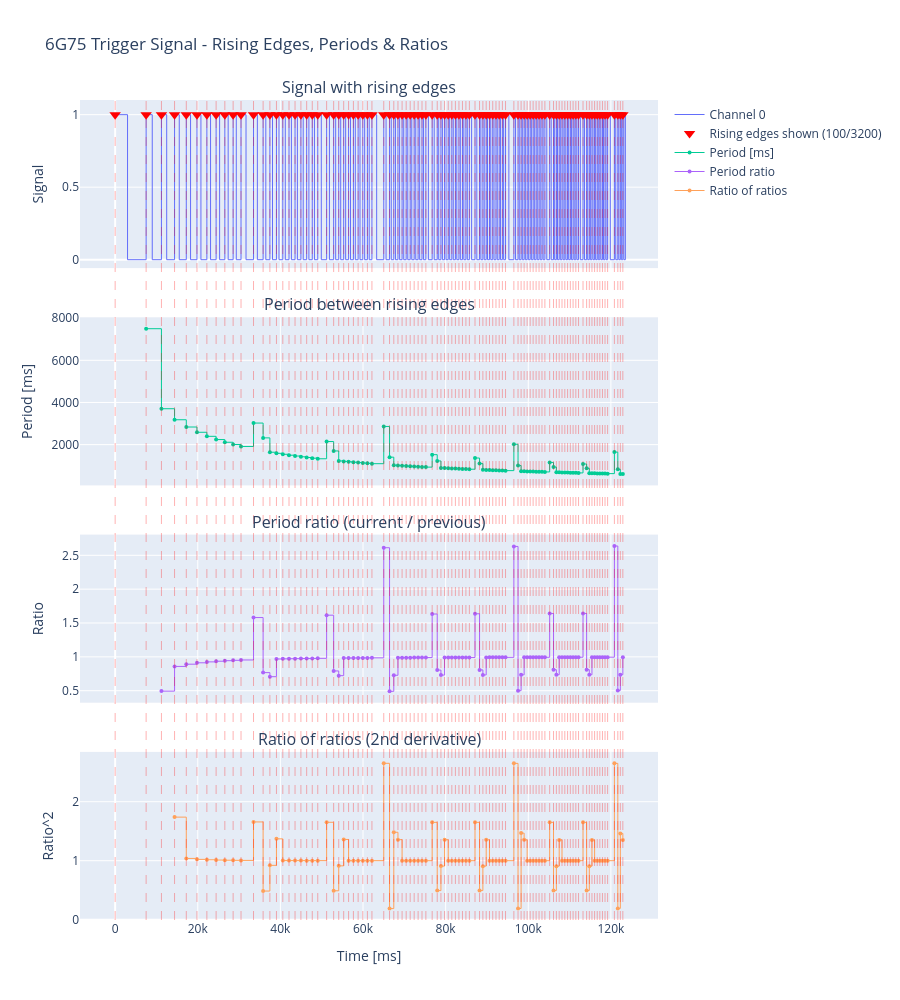

Here is the notebook cell this chart was saved with:
### Code cell
# Fast rising-edge detection and bounded plotting
EDGE_THRESHOLD = 0.5
MAX_PLOT_EDGES = 100  # Set to None to plot all detected edges

# Use NumPy arrays for faster edge detection than pandas diff/masking
signal_arr = np.asarray(signal, dtype=float)
time_ms_arr = np.asarray(time_ms, dtype=float)

rising_idx = np.flatnonzero((signal_arr[1:] > EDGE_THRESHOLD) & (signal_arr[:-1] <= EDGE_THRESHOLD)) + 1
rising_times_arr = time_ms_arr[rising_idx]
rising_times_ms = pd.Series(rising_times_arr)

total_edges = len(rising_times_arr)
if MAX_PLOT_EDGES is None or MAX_PLOT_EDGES <= 0 or MAX_PLOT_EDGES >= total_edges:
    plot_edges = total_edges
else:
    plot_edges = int(MAX_PLOT_EDGES)

print(f"Found {total_edges} rising edges")
if plot_edges < total_edges:
    print(f"Plotting first {plot_edges} rising edges (set MAX_PLOT_EDGES=None to plot all)")

plot_rising_idx = rising_idx[:plot_edges]
plot_rising_times = time_ms_arr[plot_rising_idx]

# Limit the actual plotted waveform data to the same edge window (+1 edge interval margin).
if plot_edges > 0:
    first_plot_idx = int(plot_rising_idx[0])
    if plot_edges < total_edges:
        next_after_last = int(rising_idx[plot_edges])
        last_plot_idx = min(len(signal_arr), next_after_last + 1)
    else:
        last_plot_idx = len(signal_arr)
else:
    first_plot_idx = 0
    last_plot_idx = len(signal_arr)

plot_time_arr = time_ms_arr[first_plot_idx:last_plot_idx]
plot_signal_arr = signal_arr[first_plot_idx:last_plot_idx]

fig2 = make_subplots(
    rows=4, cols=1, shared_xaxes=True, vertical_spacing=0.06,
    subplot_titles=("Signal with rising edges", "Period between rising edges", "Period ratio (current / previous)", "Ratio of ratios (2nd derivative)")
)

fig2.add_trace(
    go.Scatter(
        x=plot_time_arr, y=plot_signal_arr,
        mode='lines', line=dict(width=1, shape='hv'), name='Channel 0'
    ),
    row=1, col=1
)

# Use one vline shape per displayed edge only (major plotting cost when unbounded)
for t in plot_rising_times:
    fig2.add_shape(
        type='line', x0=t, x1=t, y0=0, y1=1, xref='x', yref='paper',
        opacity=0.3, line=dict(color='red', width=1, dash='dash')
    )

fig2.add_trace(
    go.Scatter(
        x=plot_rising_times,
        y=np.full(plot_edges, float(np.max(plot_signal_arr))) if plot_edges > 0 else [],
        mode='markers', marker=dict(color='red', symbol='triangle-down', size=10),
        name=f'Rising edges shown ({plot_edges}/{total_edges})'
    ),
    row=1, col=1
)

# Compute period features from displayed edges to keep plotting bounded
periods_ms = pd.Series(np.diff(plot_rising_times))
period_times_ms = pd.Series(plot_rising_times[1:])
ratios = periods_ms / periods_ms.shift(1)
ratio_of_ratios = ratios / ratios.shift(1)

fig2.add_trace(go.Scatter(
    x=period_times_ms, y=periods_ms,
    mode='lines+markers', marker=dict(size=4), line=dict(width=1, shape='hv'),
    name='Period [ms]'
), row=2, col=1)

fig2.add_trace(go.Scatter(
    x=period_times_ms, y=ratios,
    mode='lines+markers', marker=dict(size=4), line=dict(width=1, shape='hv'),
    name='Period ratio'
), row=3, col=1)

fig2.add_trace(go.Scatter(
    x=period_times_ms, y=ratio_of_ratios,
    mode='lines+markers', marker=dict(size=4), line=dict(width=1, shape='hv'),
    name='Ratio of ratios'
), row=4, col=1)

fig2.update_yaxes(title_text="Signal", row=1, col=1)
fig2.update_yaxes(title_text="Period [ms]", row=2, col=1)
fig2.update_yaxes(title_text="Ratio", row=3, col=1)
fig2.update_yaxes(title_text="Ratio^2", row=4, col=1)
fig2.update_xaxes(title_text="Time [ms]", row=4, col=1)
fig2.update_layout(title="6G75 Trigger Signal - Rising Edges, Periods & Ratios", height=1000, hovermode='x unified')
fig2.show()

### Figure 1 — Plotly figure (JSON) as saved in the notebook; plotly's stock layout.template omitted (floating-point values rounded to 4 significant figures; data arrays with more than 128 entries replaced by an {"elided": "..."} marker saying what was removed)
{"data": [{"line": {"shape": "hv", "width": 1}, "mode": "lines", "name": "Channel 0", "type": "scatter", "x": {"elided": "301 float values"}, "xaxis": "x", "y": {"elided": "301 float values"}, "yaxis": "y"}, {"marker": {"color": "red", "size": 10, "symbol": "triangle-down"}, "mode": "markers", "name": "Rising edges shown (100/3200)", "type": "scatter", "x": [0.0, 7500.0, 11200.0, 14380.0, 17220.0, 19810.0, 22200.0, 24440.0, 26550.0, 28560.0, 30470.0, 33500.0, 35820.0, 37460.0, 39040.0, 40590.0, 42090.0, 43550.0, 44970.0, 46360.0, 47720.0, 49050.0, 51190.0, 52890.0, 54120.0, 55320.0, 56510.0, 57680.0, 58820.0, 59950.0, 61060.0, 62160.0, 65020.0, 66430.0, 67450.0, 68460.0, 69460.0, 70450.0, 71420.0, 72380.0, 73340.0, 74280.0, 75220.0, 76740.0, 77970.0, 78860.0, 79750.0, 80630.0, 81500.0, 82360.0, 83220.0, 84070.0, 84910.0, 85740.0, 87110.0, 88210.0, 89020.0, 89820.0, 90610.0, 91400.0, 92190.0, 92960.0, 93740.0, 94500.0, 96520.0, 97530.0, 98270.0, 99000.0, 99730.0, 100500.0, 101200.0, 101900.0, 102600.0, 103300.0, 104000.0, 105200.0, 106100.0, 106800.0, 107500.0, 108200.0, 108800.0, 109500.0, 110200.0, 110900.0, 111500.0, 112200.0, 113300.0, 114100.0, 114800.0, 115400.0, 116100.0, 116700.0, 117300.0, 118000.0, 118600.0, 119200.0, 120900.0, 121700.0, 122300.0, 122900.0], "xaxis": "x", "y": [1.0, 1.0, 1.0, 1.0, 1.0, 1.0, 1.0, 1.0, 1.0, 1.0, 1.0, 1.0, 1.0, 1.0, 1.0, 1.0, 1.0, 1.0, 1.0, 1.0, 1.0, 1.0, 1.0, 1.0, 1.0, 1.0, 1.0, 1.0, 1.0, 1.0, 1.0, 1.0, 1.0, 1.0, 1.0, 1.0, 1.0, 1.0, 1.0, 1.0, 1.0, 1.0, 1.0, 1.0, 1.0, 1.0, 1.0, 1.0, 1.0, 1.0, 1.0, 1.0, 1.0, 1.0, 1.0, 1.0, 1.0, 1.0, 1.0, 1.0, 1.0, 1.0, 1.0, 1.0, 1.0, 1.0, 1.0, 1.0, 1.0, 1.0, 1.0, 1.0, 1.0, 1.0, 1.0, 1.0, 1.0, 1.0, 1.0, 1.0, 1.0, 1.0, 1.0, 1.0, 1.0, 1.0, 1.0, 1.0, 1.0, 1.0, 1.0, 1.0, 1.0, 1.0, 1.0, 1.0, 1.0, 1.0, 1.0, 1.0], "yaxis": "y"}, {"line": {"shape": "hv", "width": 1}, "marker": {"size": 4}, "mode": "lines+markers", "name": "Period [ms]", "type": "scatter", "x": [7500.0, 11200.0, 14380.0, 17220.0, 19810.0, 22200.0, 24440.0, 26550.0, 28560.0, 30470.0, 33500.0, 35820.0, 37460.0, 39040.0, 40590.0, 42090.0, 43550.0, 44970.0, 46360.0, 47720.0, 49050.0, 51190.0, 52890.0, 54120.0, 55320.0, 56510.0, 57680.0, 58820.0, 59950.0, 61060.0, 62160.0, 65020.0, 66430.0, 67450.0, 68460.0, 69460.0, 70450.0, 71420.0, 72380.0, 73340.0, 74280.0, 75220.0, 76740.0, 77970.0, 78860.0, 79750.0, 80630.0, 81500.0, 82360.0, 83220.0, 84070.0, 84910.0, 85740.0, 87110.0, 88210.0, 89020.0, 89820.0, 90610.0, 91400.0, 92190.0, 92960.0, 93740.0, 94500.0, 96520.0, 97530.0, 98270.0, 99000.0, 99730.0, 100500.0, 101200.0, 101900.0, 102600.0, 103300.0, 104000.0, 105200.0, 106100.0, 106800.0, 107500.0, 108200.0, 108800.0, 109500.0, 110200.0, 110900.0, 111500.0, 112200.0, 113300.0, 114100.0, 114800.0, 115400.0, 116100.0, 116700.0, 117300.0, 118000.0, 118600.0, 119200.0, 120900.0, 121700.0, 122300.0, 122900.0], "xaxis": "x2", "y": [7500.0, 3704.0, 3180.0, 2836.0, 2586.0, 2394.0, 2240.0, 2113.0, 2005.0, 1913.0, 3024.0, 2320.0, 1640.0, 1589.0, 1542.0, 1499.0, 1460.0, 1423.0, 1390.0, 1358.0, 1329.0, 2147.0, 1700.0, 1227.0, 1206.0, 1185.0, 1165.0, 1147.0, 1129.0, 1112.0, 1096.0, 2862.0, 1406.0, 1023.0, 1011.0, 998.5, 986.7, 975.3, 964.3, 953.6, 943.3, 933.4, 1524.0, 1226.0, 896.4, 887.8, 879.5, 871.4, 863.6, 855.9, 848.4, 841.2, 834.1, 1365.0, 1102.0, 807.4, 801.1, 795.0, 789.0, 783.2, 777.5, 771.9, 766.4, 2017.0, 1009.0, 740.6, 735.7, 731.0, 726.3, 721.7, 717.3, 712.9, 708.5, 704.3, 1155.0, 936.1, 688.0, 684.2, 680.3, 676.6, 672.9, 669.2, 665.7, 662.1, 658.7, 1081.0, 877.2, 645.3, 642.1, 639.0, 635.8, 632.8, 629.7, 626.8, 623.8, 1645.0, 828.1, 609.7, 607.0], "yaxis": "y2"}, {"line": {"shape": "hv", "width": 1}, "marker": {"size": 4}, "mode": "lines+markers", "name": "Period ratio", "type": "scatter", "x": [7500.0, 11200.0, 14380.0, 17220.0, 19810.0, 22200.0, 24440.0, 26550.0, 28560.0, 30470.0, 33500.0, 35820.0, 37460.0, 39040.0, 40590.0, 42090.0, 43550.0, 44970.0, 46360.0, 47720.0, 49050.0, 51190.0, 52890.0, 54120.0, 55320.0, 56510.0, 57680.0, 58820.0, 59950.0, 61060.0, 62160.0, 65020.0, 66430.0, 67450.0, 68460.0, 69460.0, 70450.0, 71420.0, 72380.0, 73340.0, 74280.0, 75220.0, 76740.0, 77970.0, 78860.0, 79750.0, 80630.0, 81500.0, 82360.0, 83220.0, 84070.0, 84910.0, 85740.0, 87110.0, 88210.0, 89020.0, 89820.0, 90610.0, 91400.0, 92190.0, 92960.0, 93740.0, 94500.0, 96520.0, 97530.0, 98270.0, 99000.0, 99730.0, 100500.0, 101200.0, 101900.0, 102600.0, 103300.0, 104000.0, 105200.0, 106100.0, 106800.0, 107500.0, 108200.0, 108800.0, 109500.0, 110200.0, 110900.0, 111500.0, 112200.0, 113300.0, 114100.0, 114800.0, 115400.0, 116100.0, 116700.0, 117300.0, 118000.0, 118600.0, 119200.0, 120900.0, 121700.0, 122300.0, 122900.0], "xaxis": "x3", "y": [NaN, 0.4938, 0.8587, 0.8918, 0.912, 0.9257, 0.9356, 0.9432, 0.9492, 0.954, 1.581, 0.7672, 0.7069, 0.9687, 0.9706, 0.9723, 0.9737, 0.9751, 0.9763, 0.9774, 0.9783, 1.616, 0.7916, 0.7222, 0.9822, 0.9829, 0.9834, 0.984, 0.9845, 0.9849, 0.9854, 2.612, 0.4912, 0.728, 0.9876, 0.9879, 0.9882, 0.9885, 0.9887, 0.989, 0.9892, 0.9894, 1.633, 0.8046, 0.731, 0.9904, 0.9906, 0.9908, 0.991, 0.9911, 0.9913, 0.9914, 0.9916, 1.636, 0.8072, 0.7328, 0.9922, 0.9924, 0.9925, 0.9926, 0.9927, 0.9928, 0.9929, 2.631, 0.5002, 0.7341, 0.9935, 0.9935, 0.9936, 0.9937, 0.9938, 0.9939, 0.9939, 0.994, 1.64, 0.8103, 0.735, 0.9944, 0.9944, 0.9945, 0.9945, 0.9946, 0.9947, 0.9947, 0.9948, 1.641, 0.8113, 0.7357, 0.995, 0.9951, 0.9951, 0.9952, 0.9952, 0.9953, 0.9953, 2.638, 0.5033, 0.7363, 0.9956], "yaxis": "y3"}, {"line": {"shape": "hv", "width": 1}, "marker": {"size": 4}, "mode": "lines+markers", "name": "Ratio of ratios", "type": "scatter", "x": [7500.0, 11200.0, 14380.0, 17220.0, 19810.0, 22200.0, 24440.0, 26550.0, 28560.0, 30470.0, 33500.0, 35820.0, 37460.0, 39040.0, 40590.0, 42090.0, 43550.0, 44970.0, 46360.0, 47720.0, 49050.0, 51190.0, 52890.0, 54120.0, 55320.0, 56510.0, 57680.0, 58820.0, 59950.0, 61060.0, 62160.0, 65020.0, 66430.0, 67450.0, 68460.0, 69460.0, 70450.0, 71420.0, 72380.0, 73340.0, 74280.0, 75220.0, 76740.0, 77970.0, 78860.0, 79750.0, 80630.0, 81500.0, 82360.0, 83220.0, 84070.0, 84910.0, 85740.0, 87110.0, 88210.0, 89020.0, 89820.0, 90610.0, 91400.0, 92190.0, 92960.0, 93740.0, 94500.0, 96520.0, 97530.0, 98270.0, 99000.0, 99730.0, 100500.0, 101200.0, 101900.0, 102600.0, 103300.0, 104000.0, 105200.0, 106100.0, 106800.0, 107500.0, 108200.0, 108800.0, 109500.0, 110200.0, 110900.0, 111500.0, 112200.0, 113300.0, 114100.0, 114800.0, 115400.0, 116100.0, 116700.0, 117300.0, 118000.0, 118600.0, 119200.0, 120900.0, 121700.0, 122300.0, 122900.0], "xaxis": "x4", "y": [NaN, NaN, 1.739, 1.039, 1.023, 1.015, 1.011, 1.008, 1.006, 1.005, 1.657, 0.4854, 0.9215, 1.37, 1.002, 1.002, 1.002, 1.001, 1.001, 1.001, 1.001, 1.652, 0.4899, 0.9123, 1.36, 1.001, 1.001, 1.001, 1.001, 1.0, 1.0, 2.651, 0.188, 1.482, 1.357, 1.0, 1.0, 1.0, 1.0, 1.0, 1.0, 1.0, 1.65, 0.4927, 0.9085, 1.355, 1.0, 1.0, 1.0, 1.0, 1.0, 1.0, 1.0, 1.65, 0.4933, 0.9078, 1.354, 1.0, 1.0, 1.0, 1.0, 1.0, 1.0, 2.65, 0.1901, 1.468, 1.353, 1.0, 1.0, 1.0, 1.0, 1.0, 1.0, 1.0, 1.65, 0.494, 0.9071, 1.353, 1.0, 1.0, 1.0, 1.0, 1.0, 1.0, 1.0, 1.65, 0.4942, 0.9068, 1.352, 1.0, 1.0, 1.0, 1.0, 1.0, 1.0, 2.65, 0.1908, 1.463, 1.352], "yaxis": "y4"}], "layout": {"annotations": [{"font": {"size": 16}, "showarrow": false, "text": "Signal with rising edges", "x": 0.5, "xanchor": "center", "xref": "paper", "y": 1, "yanchor": "bottom", "yref": "paper"}, {"font": {"size": 16}, "showarrow": false, "text": "Period between rising edges", "x": 0.5, "xanchor": "center", "xref": "paper", "y": 0.735, "yanchor": "bottom", "yref": "paper"}, {"font": {"size": 16}, "showarrow": false, "text": "Period ratio (current / previous)", "x": 0.5, "xanchor": "center", "xref": "paper", "y": 0.47, "yanchor": "bottom", "yref": "paper"}, {"font": {"size": 16}, "showarrow": false, "text": "Ratio of ratios (2nd derivative)", "x": 0.5, "xanchor": "center", "xref": "paper", "y": 0.205, "yanchor": "bottom", "yref": "paper"}], "height": 1000, "hovermode": "x unified", "shapes": [{"line": {"color": "red", "dash": "dash", "width": 1}, "opacity": 0.3, "type": "line", "x0": 0, "x1": 0, "xref": "x", "y0": 0, "y1": 1, "yref": "paper"}, {"line": {"color": "red", "dash": "dash", "width": 1}, "opacity": 0.3, "type": "line", "x0": 7500, "x1": 7500, "xref": "x", "y0": 0, "y1": 1, "yref": "paper"}, {"line": {"color": "red", "dash": "dash", "width": 1}, "opacity": 0.3, "type": "line", "x0": 11200.0, "x1": 11200.0, "xref": "x", "y0": 0, "y1": 1, "yref": "paper"}, {"line": {"color": "red", "dash": "dash", "width": 1}, "opacity": 0.3, "type": "line", "x0": 14380.0, "x1": 14380.0, "xref": "x", "y0": 0, "y1": 1, "yref": "paper"}, {"line": {"color": "red", "dash": "dash", "width": 1}, "opacity": 0.3, "type": "line", "x0": 17220.0, "x1": 17220.0, "xref": "x", "y0": 0, "y1": 1, "yref": "paper"}, {"line": {"color": "red", "dash": "dash", "width": 1}, "opacity": 0.3, "type": "line", "x0": 19810.0, "x1": 19810.0, "xref": "x", "y0": 0, "y1": 1, "yref": "paper"}, {"line": {"color": "red", "dash": "dash", "width": 1}, "opacity": 0.3, "type": "line", "x0": 22200.0, "x1": 22200.0, "xref": "x", "y0": 0, "y1": 1, "yref": "paper"}, {"line": {"color": "red", "dash": "dash", "width": 1}, "opacity": 0.3, "type": "line", "x0": 24440.0, "x1": 24440.0, "xref": "x", "y0": 0, "y1": 1, "yref": "paper"}, {"line": {"color": "red", "dash": "dash", "width": 1}, "opacity": 0.3, "type": "line", "x0": 26550.0, "x1": 26550.0, "xref": "x", "y0": 0, "y1": 1, "yref": "paper"}, {"line": {"color": "red", "dash": "dash", "width": 1}, "opacity": 0.3, "type": "line", "x0": 28560.0, "x1": 28560.0, "xref": "x", "y0": 0, "y1": 1, "yref": "paper"}, {"line": {"color": "red", "dash": "dash", "width": 1}, "opacity": 0.3, "type": "line", "x0": 30470.0, "x1": 30470.0, "xref": "x", "y0": 0, "y1": 1, "yref": "paper"}, {"line": {"color": "red", "dash": "dash", "width": 1}, "opacity": 0.3, "type": "line", "x0": 33500.0, "x1": 33500.0, "xref": "x", "y0": 0, "y1": 1, "yref": "paper"}, {"line": {"color": "red", "dash": "dash", "width": 1}, "opacity": 0.3, "type": "line", "x0": 35820.0, "x1": 35820.0, "xref": "x", "y0": 0, "y1": 1, "yref": "paper"}, {"line": {"color": "red", "dash": "dash", "width": 1}, "opacity": 0.3, "type": "line", "x0": 37460.0, "x1": 37460.0, "xref": "x", "y0": 0, "y1": 1, "yref": "paper"}, {"line": {"color": "red", "dash": "dash", "width": 1}, "opacity": 0.3, "type": "line", "x0": 39040.0, "x1": 39040.0, "xref": "x", "y0": 0, "y1": 1, "yref": "paper"}, {"line": {"color": "red", "dash": "dash", "width": 1}, "opacity": 0.3, "type": "line", "x0": 40590.0, "x1": 40590.0, "xref": "x", "y0": 0, "y1": 1, "yref": "paper"}, {"line": {"color": "red", "dash": "dash", "width": 1}, "opacity": 0.3, "type": "line", "x0": 42090.0, "x1": 42090.0, "xref": "x", "y0": 0, "y1": 1, "yref": "paper"}, {"line": {"color": "red", "dash": "dash", "width": 1}, "opacity": 0.3, "type": "line", "x0": 43550.0, "x1": 43550.0, "xref": "x", "y0": 0, "y1": 1, "yref": "paper"}, {"line": {"color": "red", "dash": "dash", "width": 1}, "opacity": 0.3, "type": "line", "x0": 44970.0, "x1": 44970.0, "xref": "x", "y0": 0, "y1": 1, "yref": "paper"}, {"line": {"color": "red", "dash": "dash", "width": 1}, "opacity": 0.3, "type": "line", "x0": 46360.0, "x1": 46360.0, "xref": "x", "y0": 0, "y1": 1, "yref": "paper"}, {"line": {"color": "red", "dash": "dash", "width": 1}, "opacity": 0.3, "type": "line", "x0": 47720.0, "x1": 47720.0, "xref": "x", "y0": 0, "y1": 1, "yref": "paper"}, {"line": {"color": "red", "dash": "dash", "width": 1}, "opacity": 0.3, "type": "line", "x0": 49050.0, "x1": 49050.0, "xref": "x", "y0": 0, "y1": 1, "yref": "paper"}, {"line": {"color": "red", "dash": "dash", "width": 1}, "opacity": 0.3, "type": "line", "x0": 51190.0, "x1": 51190.0, "xref": "x", "y0": 0, "y1": 1, "yref": "paper"}, {"line": {"color": "red", "dash": "dash", "width": 1}, "opacity": 0.3, "type": "line", "x0": 52890.0, "x1": 52890.0, "xref": "x", "y0": 0, "y1": 1, "yref": "paper"}, {"line": {"color": "red", "dash": "dash", "width": 1}, "opacity": 0.3, "type": "line", "x0": 54120.0, "x1": 54120.0, "xref": "x", "y0": 0, "y1": 1, "yref": "paper"}, {"line": {"color": "red", "dash": "dash", "width": 1}, "opacity": 0.3, "type": "line", "x0": 55320.0, "x1": 55320.0, "xref": "x", "y0": 0, "y1": 1, "yref": "paper"}, {"line": {"color": "red", "dash": "dash", "width": 1}, "opacity": 0.3, "type": "line", "x0": 56510.0, "x1": 56510.0, "xref": "x", "y0": 0, "y1": 1, "yref": "paper"}, {"line": {"color": "red", "dash": "dash", "width": 1}, "opacity": 0.3, "type": "line", "x0": 57680.0, "x1": 57680.0, "xref": "x", "y0": 0, "y1": 1, "yref": "paper"}, {"line": {"color": "red", "dash": "dash", "width": 1}, "opacity": 0.3, "type": "line", "x0": 58820.0, "x1": 58820.0, "xref": "x", "y0": 0, "y1": 1, "yref": "paper"}, {"line": {"color": "red", "dash": "dash", "width": 1}, "opacity": 0.3, "type": "line", "x0": 59950.0, "x1": 59950.0, "xref": "x", "y0": 0, "y1": 1, "yref": "paper"}, {"line": {"color": "red", "dash": "dash", "width": 1}, "opacity": 0.3, "type": "line", "x0": 61060.0, "x1": 61060.0, "xref": "x", "y0": 0, "y1": 1, "yref": "paper"}, {"line": {"color": "red", "dash": "dash", "width": 1}, "opacity": 0.3, "type": "line", "x0": 62160.0, "x1": 62160.0, "xref": "x", "y0": 0, "y1": 1, "yref": "paper"}, {"line": {"color": "red", "dash": "dash", "width": 1}, "opacity": 0.3, "type": "line", "x0": 65020.0, "x1": 65020.0, "xref": "x", "y0": 0, "y1": 1, "yref": "paper"}, {"line": {"color": "red", "dash": "dash", "width": 1}, "opacity": 0.3, "type": "line", "x0": 66430.0, "x1": 66430.0, "xref": "x", "y0": 0, "y1": 1, "yref": "paper"}, {"line": {"color": "red", "dash": "dash", "width": 1}, "opacity": 0.3, "type": "line", "x0": 67450.0, "x1": 67450.0, "xref": "x", "y0": 0, "y1": 1, "yref": "paper"}, {"line": {"color": "red", "dash": "dash", "width": 1}, "opacity": 0.3, "type": "line", "x0": 68460.0, "x1": 68460.0, "xref": "x", "y0": 0, "y1": 1, "yref": "paper"}, {"line": {"color": "red", "dash": "dash", "width": 1}, "opacity": 0.3, "type": "line", "x0": 69460.0, "x1": 69460.0, "xref": "x", "y0": 0, "y1": 1, "yref": "paper"}, {"line": {"color": "red", "dash": "dash", "width": 1}, "opacity": 0.3, "type": "line", "x0": 70450.0, "x1": 70450.0, "xref": "x", "y0": 0, "y1": 1, "yref": "paper"}, {"line": {"color": "red", "dash": "dash", "width": 1}, "opacity": 0.3, "type": "line", "x0": 71420.0, "x1": 71420.0, "xref": "x", "y0": 0, "y1": 1, "yref": "paper"}, {"line": {"color": "red", "dash": "dash", "width": 1}, "opacity": 0.3, "type": "line", "x0": 72380.0, "x1": 72380.0, "xref": "x", "y0": 0, "y1": 1, "yref": "paper"}, {"line": {"color": "red", "dash": "dash", "width": 1}, "opacity": 0.3, "type": "line", "x0": 73340.0, "x1": 73340.0, "xref": "x", "y0": 0, "y1": 1, "yref": "paper"}, {"line": {"color": "red", "dash": "dash", "width": 1}, "opacity": 0.3, "type": "line", "x0": 74280.0, "x1": 74280.0, "xref": "x", "y0": 0, "y1": 1, "yref": "paper"}, {"line": {"color": "red", "dash": "dash", "width": 1}, "opacity": 0.3, "type": "line", "x0": 75220.0, "x1": 75220.0, "xref": "x", "y0": 0, "y1": 1, "yref": "paper"}, {"line": {"color": "red", "dash": "dash", "width": 1}, "opacity": 0.3, "type": "line", "x0": 76740.0, "x1": 76740.0, "xref": "x", "y0": 0, "y1": 1, "yref": "paper"}, {"line": {"color": "red", "dash": "dash", "width": 1}, "opacity": 0.3, "type": "line", "x0": 77970.0, "x1": 77970.0, "xref": "x", "y0": 0, "y1": 1, "yref": "paper"}, {"line": {"color": "red", "dash": "dash", "width": 1}, "opacity": 0.3, "type": "line", "x0": 78860.0, "x1": 78860.0, "xref": "x", "y0": 0, "y1": 1, "yref": "paper"}, {"line": {"color": "red", "dash": "dash", "width": 1}, "opacity": 0.3, "type": "line", "x0": 79750.0, "x1": 79750.0, "xref": "x", "y0": 0, "y1": 1, "yref": "paper"}, {"line": {"color": "red", "dash": "dash", "width": 1}, "opacity": 0.3, "type": "line", "x0": 80630.0, "x1": 80630.0, "xref": "x", "y0": 0, "y1": 1, "yref": "paper"}, {"line": {"color": "red", "dash": "dash", "width": 1}, "opacity": 0.3, "type": "line", "x0": 81500.0, "x1": 81500.0, "xref": "x", "y0": 0, "y1": 1, "yref": "paper"}, {"line": {"color": "red", "dash": "dash", "width": 1}, "opacity": 0.3, "type": "line", "x0": 82360.0, "x1": 82360.0, "xref": "x", "y0": 0, "y1": 1, "yref": "paper"}, {"line": {"color": "red", "dash": "dash", "width": 1}, "opacity": 0.3, "type": "line", "x0": 83220.0, "x1": 83220.0, "xref": "x", "y0": 0, "y1": 1, "yref": "paper"}, {"line": {"color": "red", "dash": "dash", "width": 1}, "opacity": 0.3, "type": "line", "x0": 84070.0, "x1": 84070.0, "xref": "x", "y0": 0, "y1": 1, "yref": "paper"}, {"line": {"color": "red", "dash": "dash", "width": 1}, "opacity": 0.3, "type": "line", "x0": 84910.0, "x1": 84910.0, "xref": "x", "y0": 0, "y1": 1, "yref": "paper"}, {"line": {"color": "red", "dash": "dash", "width": 1}, "opacity": 0.3, "type": "line", "x0": 85740.0, "x1": 85740.0, "xref": "x", "y0": 0, "y1": 1, "yref": "paper"}, {"line": {"color": "red", "dash": "dash", "width": 1}, "opacity": 0.3, "type": "line", "x0": 87110.0, "x1": 87110.0, "xref": "x", "y0": 0, "y1": 1, "yref": "paper"}, {"line": {"color": "red", "dash": "dash", "width": 1}, "opacity": 0.3, "type": "line", "x0": 88210.0, "x1": 88210.0, "xref": "x", "y0": 0, "y1": 1, "yref": "paper"}, {"line": {"color": "red", "dash": "dash", "width": 1}, "opacity": 0.3, "type": "line", "x0": 89020.0, "x1": 89020.0, "xref": "x", "y0": 0, "y1": 1, "yref": "paper"}, {"line": {"color": "red", "dash": "dash", "width": 1}, "opacity": 0.3, "type": "line", "x0": 89820.0, "x1": 89820.0, "xref": "x", "y0": 0, "y1": 1, "yref": "paper"}, {"line": {"color": "red", "dash": "dash", "width": 1}, "opacity": 0.3, "type": "line", "x0": 90610.0, "x1": 90610.0, "xref": "x", "y0": 0, "y1": 1, "yref": "paper"}, {"line": {"color": "red", "dash": "dash", "width": 1}, "opacity": 0.3, "type": "line", "x0": 91400.0, "x1": 91400.0, "xref": "x", "y0": 0, "y1": 1, "yref": "paper"}, {"line": {"color": "red", "dash": "dash", "width": 1}, "opacity": 0.3, "type": "line", "x0": 92190.0, "x1": 92190.0, "xref": "x", "y0": 0, "y1": 1, "yref": "paper"}, {"line": {"color": "red", "dash": "dash", "width": 1}, "opacity": 0.3, "type": "line", "x0": 92960.0, "x1": 92960.0, "xref": "x", "y0": 0, "y1": 1, "yref": "paper"}, {"line": {"color": "red", "dash": "dash", "width": 1}, "opacity": 0.3, "type": "line", "x0": 93740.0, "x1": 93740.0, "xref": "x", "y0": 0, "y1": 1, "yref": "paper"}, {"line": {"color": "red", "dash": "dash", "width": 1}, "opacity": 0.3, "type": "line", "x0": 94500.0, "x1": 94500.0, "xref": "x", "y0": 0, "y1": 1, "yref": "paper"}, {"line": {"color": "red", "dash": "dash", "width": 1}, "opacity": 0.3, "type": "line", "x0": 96520.0, "x1": 96520.0, "xref": "x", "y0": 0, "y1": 1, "yref": "paper"}, {"line": {"color": "red", "dash": "dash", "width": 1}, "opacity": 0.3, "type": "line", "x0": 97530.0, "x1": 97530.0, "xref": "x", "y0": 0, "y1": 1, "yref": "paper"}, {"line": {"color": "red", "dash": "dash", "width": 1}, "opacity": 0.3, "type": "line", "x0": 98270.0, "x1": 98270.0, "xref": "x", "y0": 0, "y1": 1, "yref": "paper"}, {"line": {"color": "red", "dash": "dash", "width": 1}, "opacity": 0.3, "type": "line", "x0": 99000.0, "x1": 99000.0, "xref": "x", "y0": 0, "y1": 1, "yref": "paper"}, {"line": {"color": "red", "dash": "dash", "width": 1}, "opacity": 0.3, "type": "line", "x0": 99730.0, "x1": 99730.0, "xref": "x", "y0": 0, "y1": 1, "yref": "paper"}, {"line": {"color": "red", "dash": "dash", "width": 1}, "opacity": 0.3, "type": "line", "x0": 100500.0, "x1": 100500.0, "xref": "x", "y0": 0, "y1": 1, "yref": "paper"}, {"line": {"color": "red", "dash": "dash", "width": 1}, "opacity": 0.3, "type": "line", "x0": 101200.0, "x1": 101200.0, "xref": "x", "y0": 0, "y1": 1, "yref": "paper"}, {"line": {"color": "red", "dash": "dash", "width": 1}, "opacity": 0.3, "type": "line", "x0": 101900.0, "x1": 101900.0, "xref": "x", "y0": 0, "y1": 1, "yref": "paper"}, {"line": {"color": "red", "dash": "dash", "width": 1}, "opacity": 0.3, "type": "line", "x0": 102600.0, "x1": 102600.0, "xref": "x", "y0": 0, "y1": 1, "yref": "paper"}, {"line": {"color": "red", "dash": "dash", "width": 1}, "opacity": 0.3, "type": "line", "x0": 103300.0, "x1": 103300.0, "xref": "x", "y0": 0, "y1": 1, "yref": "paper"}, {"line": {"color": "red", "dash": "dash", "width": 1}, "opacity": 0.3, "type": "line", "x0": 104000.0, "x1": 104000.0, "xref": "x", "y0": 0, "y1": 1, "yref": "paper"}, {"line": {"color": "red", "dash": "dash", "width": 1}, "opacity": 0.3, "type": "line", "x0": 105200.0, "x1": 105200.0, "xref": "x", "y0": 0, "y1": 1, "yref": "paper"}, {"line": {"color": "red", "dash": "dash", "width": 1}, "opacity": 0.3, "type": "line", "x0": 106100.0, "x1": 106100.0, "xref": "x", "y0": 0, "y1": 1, "yref": "paper"}, {"line": {"color": "red", "dash": "dash", "width": 1}, "opacity": 0.3, "type": "line", "x0": 106800.0, "x1": 106800.0, "xref": "x", "y0": 0, "y1": 1, "yref": "paper"}, {"line": {"color": "red", "dash": "dash", "width": 1}, "opacity": 0.3, "type": "line", "x0": 107500.0, "x1": 107500.0, "xref": "x", "y0": 0, "y1": 1, "yref": "paper"}, {"line": {"color": "red", "dash": "dash", "width": 1}, "opacity": 0.3, "type": "line", "x0": 108200.0, "x1": 108200.0, "xref": "x", "y0": 0, "y1": 1, "yref": "paper"}, {"line": {"color": "red", "dash": "dash", "width": 1}, "opacity": 0.3, "type": "line", "x0": 108800.0, "x1": 108800.0, "xref": "x", "y0": 0, "y1": 1, "yref": "paper"}, {"line": {"color": "red", "dash": "dash", "width": 1}, "opacity": 0.3, "type": "line", "x0": 109500.0, "x1": 109500.0, "xref": "x", "y0": 0, "y1": 1, "yref": "paper"}, {"line": {"color": "red", "dash": "dash", "width": 1}, "opacity": 0.3, "type": "line", "x0": 110200.0, "x1": 110200.0, "xref": "x", "y0": 0, "y1": 1, "yref": "paper"}, {"line": {"color": "red", "dash": "dash", "width": 1}, "opacity": 0.3, "type": "line", "x0": 110900.0, "x1": 110900.0, "xref": "x", "y0": 0, "y1": 1, "yref": "paper"}, {"line": {"color": "red", "dash": "dash", "width": 1}, "opacity": 0.3, "type": "line", "x0": 111500.0, "x1": 111500.0, "xref": "x", "y0": 0, "y1": 1, "yref": "paper"}, {"line": {"color": "red", "dash": "dash", "width": 1}, "opacity": 0.3, "type": "line", "x0": 112200.0, "x1": 112200.0, "xref": "x", "y0": 0, "y1": 1, "yref": "paper"}, {"line": {"color": "red", "dash": "dash", "width": 1}, "opacity": 0.3, "type": "line", "x0": 113300.0, "x1": 113300.0, "xref": "x", "y0": 0, "y1": 1, "yref": "paper"}, {"line": {"color": "red", "dash": "dash", "width": 1}, "opacity": 0.3, "type": "line", "x0": 114100.0, "x1": 114100.0, "xref": "x", "y0": 0, "y1": 1, "yref": "paper"}, {"line": {"color": "red", "dash": "dash", "width": 1}, "opacity": 0.3, "type": "line", "x0": 114800.0, "x1": 114800.0, "xref": "x", "y0": 0, "y1": 1, "yref": "paper"}, {"line": {"color": "red", "dash": "dash", "width": 1}, "opacity": 0.3, "type": "line", "x0": 115400.0, "x1": 115400.0, "xref": "x", "y0": 0, "y1": 1, "yref": "paper"}, {"line": {"color": "red", "dash": "dash", "width": 1}, "opacity": 0.3, "type": "line", "x0": 116100.0, "x1": 116100.0, "xref": "x", "y0": 0, "y1": 1, "yref": "paper"}, {"line": {"color": "red", "dash": "dash", "width": 1}, "opacity": 0.3, "type": "line", "x0": 116700.0, "x1": 116700.0, "xref": "x", "y0": 0, "y1": 1, "yref": "paper"}, {"line": {"color": "red", "dash": "dash", "width": 1}, "opacity": 0.3, "type": "line", "x0": 117300.0, "x1": 117300.0, "xref": "x", "y0": 0, "y1": 1, "yref": "paper"}, {"line": {"color": "red", "dash": "dash", "width": 1}, "opacity": 0.3, "type": "line", "x0": 118000.0, "x1": 118000.0, "xref": "x", "y0": 0, "y1": 1, "yref": "paper"}, {"line": {"color": "red", "dash": "dash", "width": 1}, "opacity": 0.3, "type": "line", "x0": 118600.0, "x1": 118600.0, "xref": "x", "y0": 0, "y1": 1, "yref": "paper"}, {"line": {"color": "red", "dash": "dash", "width": 1}, "opacity": 0.3, "type": "line", "x0": 119200.0, "x1": 119200.0, "xref": "x", "y0": 0, "y1": 1, "yref": "paper"}, {"line": {"color": "red", "dash": "dash", "width": 1}, "opacity": 0.3, "type": "line", "x0": 120900.0, "x1": 120900.0, "xref": "x", "y0": 0, "y1": 1, "yref": "paper"}, {"line": {"color": "red", "dash": "dash", "width": 1}, "opacity": 0.3, "type": "line", "x0": 121700.0, "x1": 121700.0, "xref": "x", "y0": 0, "y1": 1, "yref": "paper"}, {"line": {"color": "red", "dash": "dash", "width": 1}, "opacity": 0.3, "type": "line", "x0": 122300.0, "x1": 122300.0, "xref": "x", "y0": 0, "y1": 1, "yref": "paper"}, {"line": {"color": "red", "dash": "dash", "width": 1}, "opacity": 0.3, "type": "line", "x0": 122900.0, "x1": 122900.0, "xref": "x", "y0": 0, "y1": 1, "yref": "paper"}], "title": {"text": "6G75 Trigger Signal - Rising Edges, Periods & Ratios"}, "xaxis": {"anchor": "y", "domain": [0, 1], "matches": "x4", "showticklabels": false}, "xaxis2": {"anchor": "y2", "domain": [0, 1], "matches": "x4", "showticklabels": false}, "xaxis3": {"anchor": "y3", "domain": [0, 1], "matches": "x4", "showticklabels": false}, "xaxis4": {"anchor": "y4", "domain": [0, 1], "title": {"text": "Time [ms]"}}, "yaxis": {"anchor": "x", "domain": [0.795, 1], "title": {"text": "Signal"}}, "yaxis2": {"anchor": "x2", "domain": [0.53, 0.735], "title": {"text": "Period [ms]"}}, "yaxis3": {"anchor": "x3", "domain": [0.265, 0.47], "title": {"text": "Ratio"}}, "yaxis4": {"anchor": "x4", "domain": [0, 0.205], "title": {"text": "Ratio^2"}}}}
